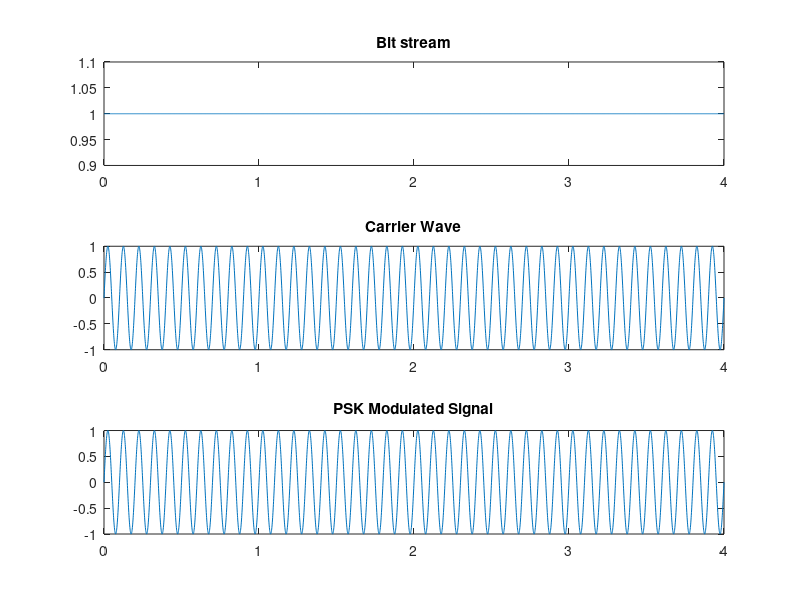

Write MATLAB code to recreate this figure.
clc; clear all; close all;   Tb=input('Enter the Bit duration: ');   t=0:0.001:4; x=square(2*pi*(1/(2*Tb))*t);   c=sin(2*pi*10*t);   p=x.*c;   subplot(3,1,1); plot(t,x);title('Bit stream'); subplot(3,1,2); plot(t,c);title('Carrier Wave'); subplot(3,1,3); plot(t,p);title('PSK Modulated Signal'); 